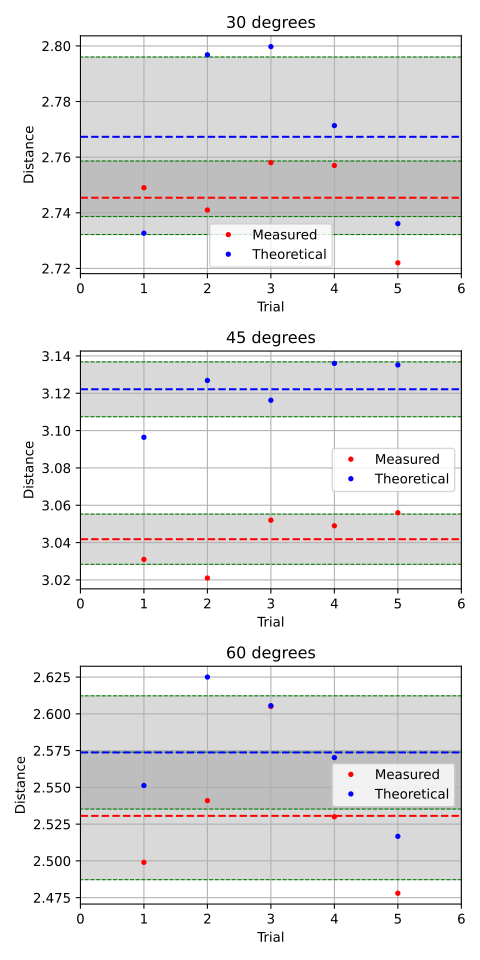

Write Python code to recreate this figure.
import numpy as np             
import pandas as pd            
import matplotlib.pyplot as plt
angle = 45
data = pd.read_csv("newData.csv", index_col='Trial')

angles = [30, 45, 60]
x = np.arange(1, 6)
x_extended = np.arange(-1,8)
# Initialize arrays
Measured = np.zeros(len(angles))
Theoretical = np.zeros(len(angles))

Measured = []
Theoretical = []

# Loop through each angle and filter the data
for angle in angles:
    Measured.append(data[data['Angle'] == angle]['TapeDist'].to_numpy())
    Theoretical.append(data[data['Angle'] == angle]['TimeDist'].to_numpy())

Measured_std = [np.full_like(arr, np.std(arr, ddof=0)) for arr in Measured]
Theoretical_std = [np.full_like(arr, np.std(arr, ddof=0)) for arr in Theoretical]

Measured_mean = [np.pad(np.full_like(arr, np.mean(arr)), (0,4),constant_values=np.mean(arr)) for arr in Measured]
Theoretical_mean = [np.pad(np.full_like(arr, np.mean(arr)), (0,4),constant_values=np.mean(arr)) for arr in Theoretical]

fig, axs = plt.subplots(3, 1, figsize=(5, 10), sharey="row")

# Subplots
for i in range(0,3):
    # Measured
    upper = [Measured_mean[i][j] + Measured_std[i][1] for j in range(len(Measured_mean[i]))]
    lower = [Measured_mean[i][j] - Measured_std[i][1] for j in range(len(Measured_mean[i]))]
    axs[i].errorbar(x,    Measured[i], fmt='.', color='red', label='Measured')
    axs[i].plot(x_extended, Measured_mean[i], color = 'red',linestyle='--')
    axs[i].plot(x_extended, upper, color='green', linestyle='--', linewidth=0.8)
    axs[i].plot(x_extended, lower, color='green', linestyle='--', linewidth=0.8)
    axs[i].fill_between(x_extended, lower, upper, color='gray', alpha=0.3)

    # Theoretical
    upper = [Theoretical_mean[i][j] + Theoretical_std[i][1] for j in range(len(Theoretical_mean[i]))]
    lower = [Theoretical_mean[i][j] - Theoretical_std[i][1] for j in range(len(Theoretical_mean[i]))]
    axs[i].errorbar(x, Theoretical[i], fmt='.', color='blue', label='Theoretical')
    axs[i].plot(x_extended, Theoretical_mean[i], color = 'blue',linestyle='--')
    axs[i].plot(x_extended, upper, color='green', linestyle='--', linewidth=0.8)
    axs[i].plot(x_extended, lower, color='green', linestyle='--', linewidth=0.8)
    axs[i].fill_between(x_extended, lower, upper, color='gray', alpha=0.3)

    # Graph Stuff
    axs[i].set_title(f"{(i*15+30)} degrees")
    axs[i].legend()
    axs[i].grid(True)
    axs[i].set_xlabel("Trial")
    axs[i].set_ylabel("Distance")
    axs[i].set_xlim(0,6)

plt.tight_layout()
plt.savefig("timeDist.svg", format = 'svg')
plt.show()